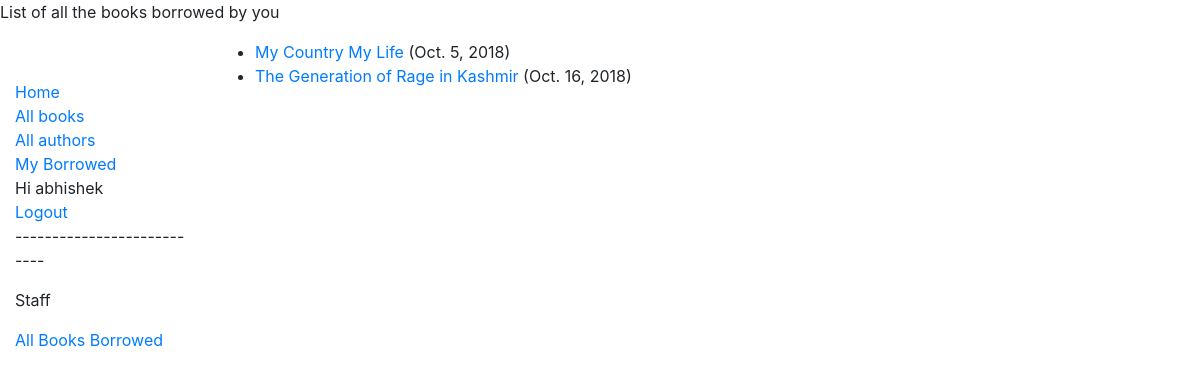
The app's page /catalog/mybooks/ (signed in) with its own data.
### catalog/models.py (models this page shows, shortened)
class BookInstance(models.Model):
	borrower=models.ForeignKey(User, on_delete=models.SET_NULL, null=True, blank=True)
	book=models.ForeignKey(Book, on_delete=models.CASCADE)
	id=models.UUIDField(primary_key=True, default=uuid.uuid4, help_text="unique id for this book across whole library")
	imprint=models.CharField(max_length=200)
	loan_status=(('m',"maintenance"),('o',"On Loan"),('r',"reserved"),('a',"available"))
	due_back=models.DateField(null=True , blank=True)
	status=models.CharField(max_length=1,choices=loan_status,blank=False,help_text="Book availability",default="m")
	class Meta:
		permissions=(("can_mark_returned","set book as returned"),)

class Book(models.Model):
	title=models.CharField(max_length=60)
	author=models.ForeignKey('Author',on_delete=models.CASCADE,help_text="Enter name of the author")
	summary=models.TextField(max_length=100,help_text="Enter description of the book")
	isbn=models.CharField('ISBN' ,max_length=13,help_text="13 character number <a href=https://www.isbn-international.org/content/what-isbn>what is ISBN number</a>")
	genre=models.ManyToManyField(Genre, help_text="Select Genre for this book ")
	def display_genre(self):
		return ','.join(genre.name for genre in self.genre.all()[:3])
	display_genre.short_description='Genre'

### catalog/views.py (the view)
# urls.py: path('mybooks/',views.LoanedBooksByUserListView.as_view(),name="my_borrowed"),
class LoanedBooksByUserListView(LoginRequiredMixin,generic.ListView):
	model="BookInstance"
	template_name="catalog/bookinstance_list_borrowed_user.html"
	paginate_by=2
	def get_queryset(self):
		return BookInstance.objects.filter(borrower=self.request.user).filter(status__exact="o").order_by("due_back")

### catalog/templates/catalog/bookinstance_list_borrowed_user.html (shortened to what this page needs)
{% extends "catalog/base_generic.html" %}
{% block title %}
<p>List of all the books borrowed by you</p>
{% endblock %}
{% block content %}
	{% if bookinstance_list %}
    	<ul>
			{% for bookinst in bookinstance_list %}
      			<li class="{% if bookinst.is_overdue %}text-danger{% endif %}">
        		<a href="{% url 'book-detail' bookinst.book.pk %}">{{bookinst.book.title}}</a> ({{bookinst.due_back }})
        	    </li>
      		{% endfor %}
    	</ul>
    {% else %}
      <p>There are no books borrowed.</p>
    {% endif %}
{% endblock %}

### catalog/templates/catalog/base_generic.html (shortened to what this page needs)
<!DOCTYPE html>
<html lang="en">
<head>
  {% block title %}<title>Local Library</title>{% endblock %}
  <link rel="stylesheet" href="https://stackpath.bootstrapcdn.com/bootstrap/4.1.3/css/bootstrap.min.css">
  {% load static %}
  <link rel="stylesheet" href="{% static 'css/styles.css' %}">
</head>
<body>
  <div class="container-fluid">
    <div class="row">
      <div class="col-sm-2">
      {% block sidebar %}
        <ul class="sidebar-nav">
          <li><a href="{% url 'index' %}">Home</a></li>
          <li><a href="{% url 'books' %}">All books</a></li>
          <li><a href="{% url 'authors'%}">All authors</a></li>
          <li><a href="{% url 'my_borrowed' %}">My Borrowed</a></li>
        {% if user.is_authenticated %}
            <li>Hi {{user.get_username}}</li>
            <li><a href="{% url 'logout' %}?next={{request.path}}">Logout</a></li>
            <p>---------------------------</p>
            <p>Staff</p>
            <li><a href="{% url 'borrowed_books' %}">All Books Borrowed</a></li>
        {% else %}
            <li><a href="{% url 'login' %}?next={{request.path}}">Login</a></li>
        {% endif %}
        </ul>
     {% endblock %}
      </div>
      <div class="col-sm-10 ">{% block content %}{% endblock %}</div>
    </div>
  </div>
</body>
</html>

### catalog/static/css/styles.css (style rules this page uses)
.sidebar-nav { margin-top: 40px; padding: 0; list-style: none; }

### records on screen
BookInstance: book "My Country My Life", due_back "Oct. 5, 2018"
BookInstance: book "The Generation of Rage in Kashmir", due_back "Oct. 16, 2018"

### other values on screen
{{ user.get_username }} "abhishek"
